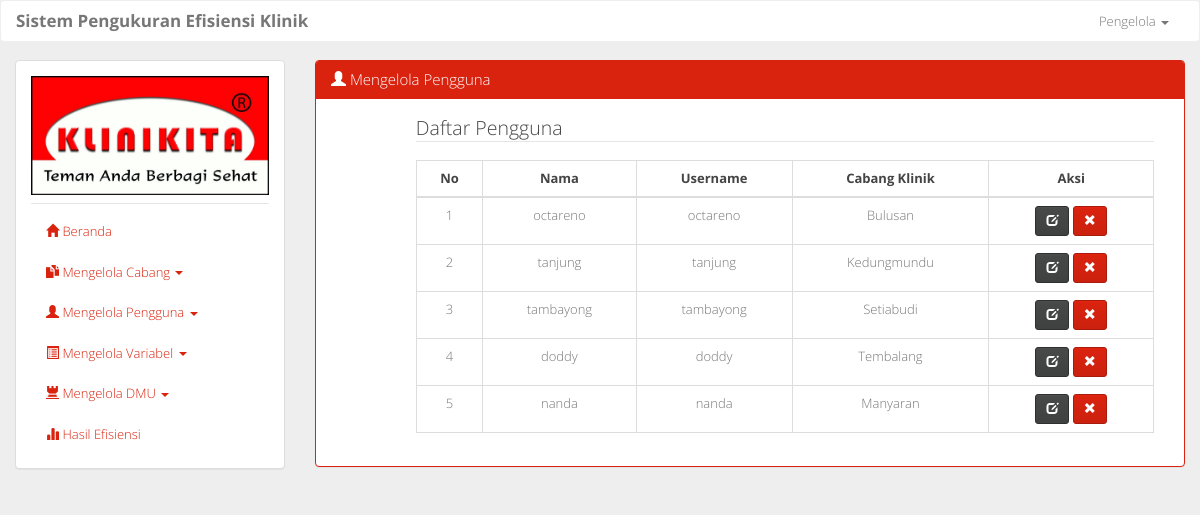
Screenshot of /mengelola_pengguna.php (signed in) with the database file from the repository.
### tables this page shows
CREATE TABLE `tb_pengguna` (
  `id_pengguna` int(3) NOT NULL,
  `nama` varchar(50) NOT NULL,
  `username` varchar(50) NOT NULL,
  `password` varchar(50) NOT NULL,
  `id_klinik` int(3) NOT NULL,
  `level` char(1) NOT NULL
);

CREATE TABLE `tb_klinik` (
  `id_klinik` int(3) NOT NULL,
  `cabang_klinik` varchar(50) NOT NULL
);

### mengelola_pengguna.php (the view, shortened to what this page needs)
<?php include 'layout.php'; ?>
				<div class="col-sm-9">
					<div class="panel panel-primary">
					  	<div class="panel-heading">
					    	<h3 class="panel-title"><span class="glyphicon glyphicon-user"></span> Mengelola Pengguna</h3>
					  	</div>
					  	<div class="panel-body">
						  	<div class="col-sm-11 col-sm-offset-1">
						  		<legend>Daftar Pengguna</legend>
						    	<table class="table table-bordered table-hover">
									<thead>
										<tr>
											<th>No</th>
											<th>Nama</th>
											<th>Username</th>
											<th>Cabang Klinik</th>
											<th>Aksi</th>
										</tr>
									</thead>
									<tbody>
										<?php
											$i=1;
											$query = mysqli_query($conn, "SELECT * FROM tb_pengguna AS p, tb_klinik AS k WHERE p.id_klinik = k.id_klinik ORDER BY p.id_pengguna ASC");
											if (mysqli_num_rows($query) > 0) {
											    while($pengguna = mysqli_fetch_assoc($query)) {
											        echo '
														<tr>
															<td>'.$i.'</td>
															<td>'.$pengguna['nama'].'</td>
															<td>'.$pengguna['username'].'</td>
															<td>'.$pengguna['cabang_klinik'].'</td>
															<td>
																<a href="ubah_pengguna.php?type=ubah&id='.$pengguna['id_pengguna'].'" class="btn btn-default btn-sm"><span class="glyphicon glyphicon-edit"></span></a>
																<a href="process/hapus_pengguna.php?id='.$pengguna['id_pengguna'].'" class="btn btn-primary btn-sm"><span class="glyphicon glyphicon-remove"></span></a>
											        		</td>
														</tr>
													';
													$i++;
											    }
											}
										?>
									</tbody>
								</table>
						  	</div>
					  	</div>
					</div>
				</div>
<?php include 'layout2.php' ?>

### assets/css/style.css (style rules this page uses)
body { background-color: #eee; }
th, td { text-align: center; }

### rows the page displays
tb_pengguna: nama "octareno", username "octareno", id_klinik.cabang_klinik "Bulusan"
tb_pengguna: nama "tanjung", username "tanjung", id_klinik.cabang_klinik "Kedungmundu"
tb_pengguna: nama "tambayong", username "tambayong", id_klinik.cabang_klinik "Setiabudi"
tb_pengguna: nama "doddy", username "doddy", id_klinik.cabang_klinik "Tembalang"
tb_pengguna: nama "nanda", username "nanda", id_klinik.cabang_klinik "Manyaran"

### other values shown
$_SESSION['user'] "Pengelola"
